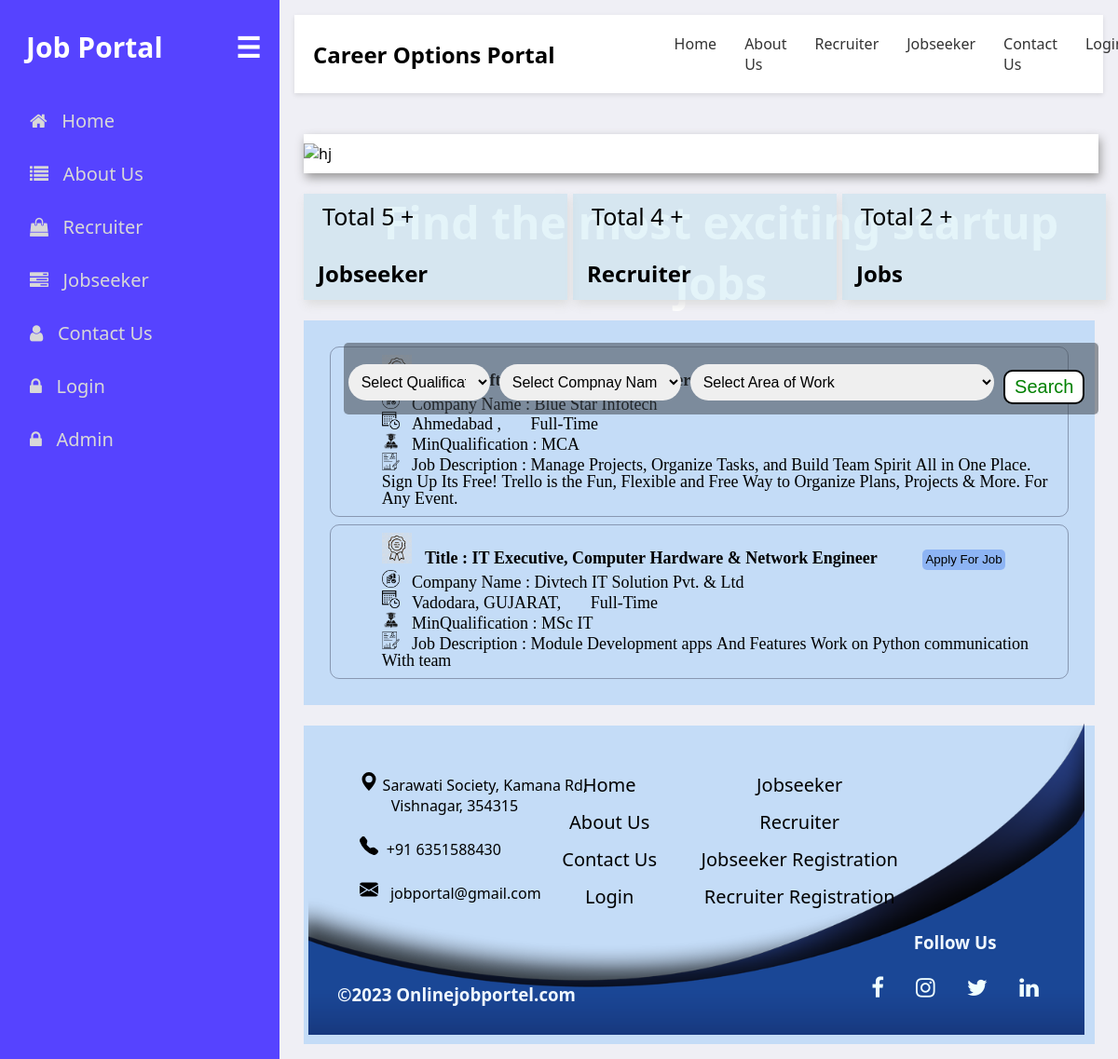
The page / on the database its author committed.
### tables this page shows
CREATE TABLE `job_master` (
  `JobId` int(11) NOT NULL,
  `RecruiterId` int(11) NOT NULL,
  `CompanyName` varchar(30) NOT NULL,
  `JobTitle` varchar(50) NOT NULL,
  `JobLocation` varchar(20) NOT NULL,
  `JobType` varchar(20) NOT NULL,
  `JobMode` varchar(20) NOT NULL,
  `Vacancy` int(11) NOT NULL,
  `MinQualification` varchar(50) NOT NULL,
  `JobDescription` varchar(200) NOT NULL
);

### index.php (the view, shortened to what this page needs)
<!Doctype HTML>
<html>
<head>
	<link rel="stylesheet" href="style.css" type="text/css"/>
	<link rel="stylesheet" href="https://cdnjs.cloudflare.com/ajax/libs/font-awesome/4.7.0/css/font-awesome.min.css">
</head>
<body>
		<?php
   			 include "Dashboard.php";
    	?>
<div id="main">
		<?php
       		 include "Header.php";
    	?>
	<br/>
    <div class="col-div-12">
		<div class="box-1" style="width: 96%; height: 100%;">
			<div class="content-box-1">
			<img src="business-people-casual-meeting.jpg" alt="hj" style="width: 104%; margin: -20px -10px -20px -20px;">
			<div class="top-left">
			<h2 style="text-align: center; "><span> <h1 style="text-align: center; color: white;">Find the most exciting startup jobs</h1></span></h2>
			<div class="login">
					<form id="form1" method="post" action="SearchJob.php">
					  <table width="100%" border="0" cellspacing="0" cellpadding="0">
						<tr>
						  <td>&nbsp;
						  <select name="cmbQual" id="cmbQual">
							<option value="">Select Qualification</option>
						  </select>
						  </td>
						  <td>&nbsp;
							<select name="cmbCompany" id="cmbCompany">
							  <option value="">Select Compnay Name</option>
							</select>
						 </td>
						<td>&nbsp;
						<select name="cmbArea" id="cmbArea">
							<option value="">Select Area of Work</option>
						</select>
						</td>
						<td>&nbsp;&nbsp;
							<a href="Jobseeker_Reg.php" class="submit">Search</a>
						     </td>
						</tr>
					  </table>
				  </form>
				</div>
			</div>
		    </div>
	    </div>
	</div>
	<br/>
	<div class="col-div-4-1">
		<div class="box">
			<?php
				$con = mysqli_connect("localhost","root","","ojp");
				mysqli_select_db( $con,"ojp");
				$sql = "SELECT * FROM jobseeker_reg WHERE JobSeekId";
				$result = mysqli_query($con, $sql);
				$records = mysqli_num_rows($result);
				?>
				<a href="#"><?php echo "Total ".$records." +"; ?></a>
				<h2>Jobseeker</h2>
		</div>
	</div>
	<div class="col-div-4-1">
		<div class="box">
			<?php
				$con = mysqli_connect("localhost","root","","ojp");
				mysqli_select_db( $con,"ojp");
				$sql = "SELECT * FROM recruiter_reg WHERE RecruiterId";
				$result = mysqli_query($con, $sql);
				$records = mysqli_num_rows($result);
				?>
				<a href="#"><?php echo "Total ".$records." +"; ?></a>
				<h2>Recruiter</h2>
		</div>
	</div>
	<div class="col-div-4-1">
		<div class="box">
			<?php
			$con = mysqli_connect("localhost","root","", "ojp");
			mysqli_select_db($con, "ojp");
			$sql = "select * from job_Master where JobId";
			$result = mysqli_query($con, $sql);
			$records = mysqli_num_rows($result);
			?>
            <a href="#"><?php echo "Total ".$records." + "; ?></a>
			<h2>Jobs</h2>
		</div>
	</div>
    <br>
    <div class="col-div-12">
        <div class="box-9" style=" height: 45%; background-color: rgba(30, 143, 255, 0.207); display: flex;">
		    <div class="content-box">
<?php
$con = mysqli_connect("localhost","root","", "ojp");
mysqli_select_db($con, "ojp");
$sql = "select * from job_Master where JobId";
$result = mysqli_query($con, $sql);
while($row = mysqli_fetch_array($result))
{
$CompanyName=$row['CompanyName'];
$JobTitle=$row['JobTitle'];
$JobType=$row['JobType'];
$MinQualification=$row['MinQualification'];
$JobDescription =$row['JobDescription'];
$JobLocation=$row['JobLocation'];
?>
			<div class="data" style="border: 1px solid rgba(17, 17, 40, 0.332); margin: 1%; padding: 1%;
									 font-size: 18px; border-radius: 10px;">
				<div class="row" ><i class="fa fa- icons">
					<div class="col" style="margin-left: 6%;"><img src="title-icon.png" alt="" style="width: 4.5%;">&nbsp;&nbsp; <strong> Title :  <?php echo $JobTitle;?> </strong><a style="margin-left: 6%;" href="Jobseeker_Reg.php"><input type="submit" name="button" value="Apply For Job" style="background-color: rgba(103, 152, 244, 0.585); padding: 0.5%; border-radius: 5px; border: none;"></a></div>
					<div class="col" style="margin-left:6%;" class="icon-a"><img src="com.png"  style="width:  2.6%;">&nbsp;&nbsp; Company Name : <?php echo $CompanyName;?></div>
					<div class="col" style="margin-left:6%;"><img src="time.png"  style="width:  2.6%;">&nbsp;&nbsp; <?php echo $JobLocation;?>,&nbsp;&nbsp;&nbsp;&nbsp;&nbsp;&nbsp; <?php echo $JobType;?> </div>
					<div class="col" style="margin-left:6%;"><img src="edu.png"  style="width:  2.6%;">&nbsp;&nbsp; MinQualification : <?php echo $MinQualification;?></div>
					<div class="col" style="margin-left:6%;"><img src="description.png" alt="" style="width:  2.6%;">&nbsp;&nbsp; Job Description : <?php echo $JobDescription;?></div>
					</i>
				</div>
			</div>
                      <?php
}
?>
            </div>
        </div>
    </div>
	<br/>
    <div class="col-div-12">
        <div class="box-9" style="height: 45%; background-color: rgba(30, 143, 255, 0.207);">
		    <div class="content-box">
					<?php
						include "footer.php";
					?>
			</div>
		</div>
	</div>
</div>
</body>
</html>

### style.css (style rules this page uses)
body { margin:0px; padding: 0px; background-color:#efeff5; font-family: system-ui; }
#main { padding: 16px; margin-left: 300px; }
.col-div-4-1 { width: 33.3%; float: left; }
.box { width: 92%; height: 110px; background-color: #0598c51b; margin-left: 10px; padding: 2px; padding-left: 15px; box-shadow: 2px 5px 10px #ddd; position: relative; color: black; }
.box-1 { width: 88%; height: 500px; background-color: #ffffff; margin-left: 10px; padding:10px; box-shadow: 2px 5px 10px #9a9999; position: relative; }
.content-box-1 { padding: 0px 10px; }
.col-div-12 { width: 100%; }
.content-box { padding: 20px; }
.box-9 { width: 97.8%; margin-left: 10px; height: 45%; background-color: rgba(30, 143, 255, 0.207); }
table { font-family: arial, sans-serif; border-collapse: collapse; width: 90%; color: #305fbd97; }
td, th { border: 1px solid #dddddd; text-align: left; padding: 10px; }
tr:nth-child(odd) { background-color: #b4c9e02d; color: #010205be!important; }
.login { margin: 20px auto; max-width: 600px; padding: 20px; border: 1px solid #ccc; border-radius: 5px; }
.login table { width: 100%; }
.login td { padding: 5px; }
.login input[type="text"], .login input[type="password"], .login input[type="email"], .login input[type="date"], .login input[type="file"], .login textarea, .login select { width: 100%; padding: 10px; border: 1px solid #ccc; border-radius: 3px; box-sizing: border-box; margin-bottom: 10px; font-size: 16px; }

### index.php (style rules this page uses)
.top-left { position: absolute; bottom: 20px; left: 1%; }
.login { max-width: 100%; margin: 0 auto; padding: 0px; border: none; background-color: rgba(0, 0, 0, 0.433); }
.login td, tr { border: none; }
.login select { border: none; border-radius: 100px; }
.login td:nth-child(1) { width: 20%; }
.col-div-4-1 a { text-decoration: none; font-size: 25px; display: block; padding: 5px 5px 8px 5px; color: rgb(0, 0, 0); }
.submit { background-color: white; border: 2px solid black; color: green; padding: 5px 10px; text-align: center; display:inline-block; font-size: 20px; cursor: pointer; border-radius: 10px; text-decoration: none; }

### footer.php (style rules this page uses)
.top-left { position: absolute; top: 30px; left: 5%; }

### rows shown on the page
job_master: CompanyName "Blue Star Infotech", JobLocation "Ahmedabad", JobType "Full-Time", MinQualification "MCA", JobDescription "Manage Projects, Organize Tasks, and Build Team Spirit All in One Place. Sign Up Its Free! Trello is the Fun, Flexible and Free Way to Organize Plans, Projects & More. For Any Event."
job_master: JobTitle "IT Executive, Computer Hardware & Network Engineer", CompanyName "Divtech IT Solution Pvt. & Ltd", JobLocation "Vadodara, GUJARAT", JobType "Full-Time", MinQualification "MSc IT", JobDescription "Module Development apps And Features Work on Python communication With team"

### other values the page prints
$records "5"
$records "4"
$records "2"
